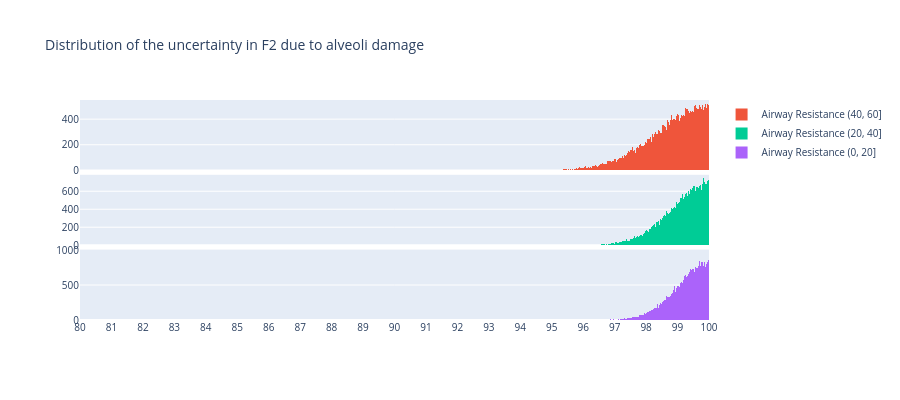

The code cell stored with this chart in its notebook:
### Code cell
# Create subplot with 4 rows
fig = make_subplots(rows=3, cols=1, shared_xaxes=True, vertical_spacing=0.02)

# For each group compute the std up and down
for i in np.arange(1, 4):
    print(f"Group {group_labels[i]}")
    o2sat_group = df[df["AR group"] == group_labels[i]][O2_col]
    # Compute group median
    # print(f"Median: {o2sat_group.median()}")
    # o2sat_group_up = o2sat_group[o2sat_group > o2sat_group.median()]
    # o2sat_group_down = o2sat_group[o2sat_group <= o2sat_group.median()]
    # print(f"Median: {o2sat_group.median()}")
    o2sat_group_up = o2sat_group[o2sat_group > 100]
    o2sat_group_down = o2sat_group[o2sat_group <= 100]
    # Print std for both
    print(f"Std up: {o2sat_group_up.std()}")
    print(f"Std down: {o2sat_group_down.std()}")
    # Print diff
    diff = o2sat_group_down.std() - o2sat_group_up.std()
    print(f"Std diff: {diff}")

    # Generate 1000 points from normal distribution with mean 100 and std diff
    sample = np.random.normal(100, o2sat_group_down.std(), 100000)
    # Remove samples above 100
    sample = sample[sample <= 100]
    # Add to plot
    fig.add_trace(
        go.Histogram(
            x=sample,
            name=f"Airway Resistance {group_labels[i]}",
            # Bin size of 1
            xbins=dict(start=75, end=110, size=0.02),
        ),
        row=i,
        col=1,
    )

title = f"Distribution of the uncertainty in F2 due to alveoli damage"
fig.update_layout(title=title, font=dict(size=10), height=400)
fig.update_xaxes(range=[80, 100], tick0=75, dtick=1)
fig.update_xaxes(tick0=75, dtick=1, row=len(group_labels) - 1, col=1)
fig.update_xaxes(
    title_text="Uncertainty due to alveoli damage",
    row=len(group_labels) - 1,
    col=1,
)
# Put first colour to red on row 1, second to green row 2, third to purple row 3
fig.update_traces(marker_color="#EF553B", row=1, col=1)
fig.update_traces(marker_color="#00CC96", row=2, col=1)
fig.update_traces(marker_color="#AB63FA", row=3, col=1)

fig.show()

### Figure 1 — Plotly figure (JSON) as saved in the notebook; plotly's stock layout.template omitted (floating-point values rounded to 4 significant figures; data arrays with more than 128 entries replaced by an {"elided": "..."} marker saying what was removed)
{"data": [{"marker": {"color": "#EF553B"}, "name": "Airway Resistance (40, 60]", "type": "histogram", "x": {"elided": "49658 float values"}, "xaxis": "x", "xbins": {"end": 110, "size": 0.02, "start": 75}, "yaxis": "y"}, {"marker": {"color": "#00CC96"}, "name": "Airway Resistance (20, 40]", "type": "histogram", "x": {"elided": "49850 float values"}, "xaxis": "x2", "xbins": {"end": 110, "size": 0.02, "start": 75}, "yaxis": "y2"}, {"marker": {"color": "#AB63FA"}, "name": "Airway Resistance (0, 20]", "type": "histogram", "x": {"elided": "50146 float values"}, "xaxis": "x3", "xbins": {"end": 110, "size": 0.02, "start": 75}, "yaxis": "y3"}], "layout": {"font": {"size": 10}, "height": 400, "title": {"text": "Distribution of the uncertainty in F2 due to alveoli damage"}, "xaxis": {"anchor": "y", "domain": [0, 1], "dtick": 1, "matches": "x3", "range": [80, 100], "showticklabels": false, "tick0": 75}, "xaxis2": {"anchor": "y2", "domain": [0, 1], "dtick": 1, "matches": "x3", "range": [80, 100], "showticklabels": false, "tick0": 75}, "xaxis3": {"anchor": "y3", "domain": [0, 1], "dtick": 1, "range": [80, 100], "tick0": 75}, "yaxis": {"anchor": "x", "domain": [0.68, 1]}, "yaxis2": {"anchor": "x2", "domain": [0.34, 0.66]}, "yaxis3": {"anchor": "x3", "domain": [0, 0.32]}}}
